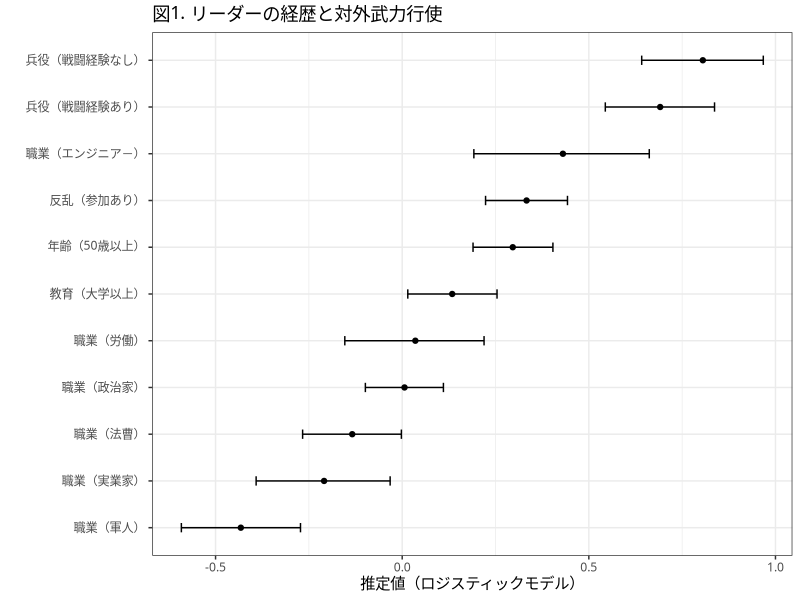

The R source for this figure:
## ---- chunk 1
knitr::opts_chunk$set(echo = TRUE)
## ---- chunk 2
library(tidyverse)
library(haven)

leader_profile <- read_dta("leaders_datapaper_replication_final_9_10_15.dta")

leader_article <- read_dta("S0020818314000046sup002.dta")

theme_set(theme_light())

## ---- chunk 3
leader_profile %>% 
  count(dadwork, sort = T)

leader_processed <- leader_profile %>% 
  select(idacr, ccode, year, leadername, inyear, outyear, age, gender, married, onlychild, firstborn, leveledu, milservice, combat, rebel, miledu, medicine, economics, physhealth) %>% 
  mutate(leveledu = recode(leveledu, `0` = 0, `1` = 0,  `2` = 1, `3` = 1)) 

leader_processed %>% 
  count(ccode, sort = T)

## ---- chunk 4
library(broom)

leader_article_processed <- leader_article %>% 
  select(leaderid, leadername, ccode, year, age, milservice, milnoncombat, combat, rebel, rebelwin, rebelloss, leveledu, teacher, journalism, law, engineering, labor, police, careerpolitician, militarycareer, businesscareer, cwinit) %>% 
  mutate(leveledu = recode(leveledu, `0` = 0, `1` = 0,  `2` = 1, `3` = 1)) %>%
  mutate(age = ifelse(age > 50, 1, 0)) %>% 
  filter(!is.na(combat))

mod <- glm(cwinit ~ milnoncombat + 
             combat + 
             rebel +
             age +
             leveledu + 
             law + 
             engineering + 
             labor +
             businesscareer +
             militarycareer + 
             careerpolitician, 
    data = leader_article_processed, 
    family = binomial) 

estimate_leaders <- tidy(mod)
confint_leaders <- confint_tidy(mod)

estimate_confint <- bind_cols(estimate_leaders, confint_leaders)

estimate_confint_subset <- estimate_confint[2:12, ] 

estimate_confint_subset %>% 
  mutate(term = recode(term, milnoncombat = "兵役（戦闘経験なし）", 
                       combat = "兵役（戦闘経験あり）", 
                       engineering = "職業（エンジニア－）", 
                       rebel = "反乱（参加あり）", 
                       age = "年齢（50歳以上）", 
                       leveledu = "教育（大学以上）",
                       labor = "職業（労働）", 
                       careerpolitician = "職業（政治家）", 
                       law = "職業（法曹）", 
                       businesscareer = "職業（実業家）", 
                       militarycareer = "職業（軍人）")) %>% 
  mutate(term = fct_reorder(term, estimate)) %>% 
  ggplot(aes(term, estimate)) +
  geom_point() +
  geom_errorbar(aes(ymin = conf.low, ymax = conf.high, width = 0.2)) +
  coord_flip() +
  labs(title = "図1. リーダーの経歴と対外武力行使", 
       x = "", 
       y = "推定値（ロジスティックモデル）") +
  theme_bw(base_family = "HiraKakuProN-W6")
